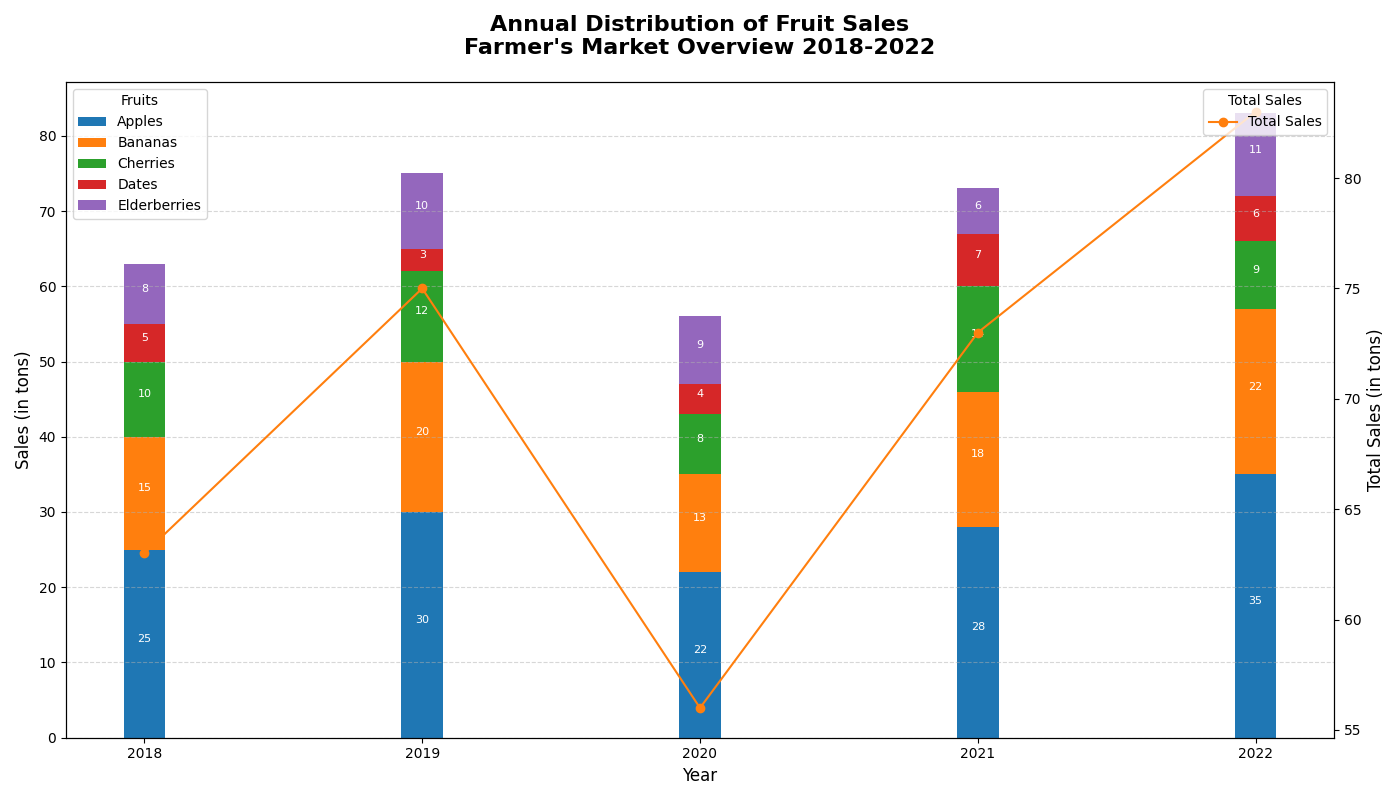

Generate this figure with Python:
import matplotlib.pyplot as plt
import numpy as np

# Backstory: Visualize the annual distribution of fruit sales from a farmer's market over a 5-year span
years = ['2018', '2019', '2020', '2021', '2022']
fruits = ['Apples', 'Bananas', 'Cherries', 'Dates', 'Elderberries']

# Data representing the annual sales (in tons) for each type of fruit
sales_data = {
    'Apples': [25, 30, 22, 28, 35],
    'Bananas': [15, 20, 13, 18, 22],
    'Cherries': [10, 12, 8, 14, 9],
    'Dates': [5, 3, 4, 7, 6],
    'Elderberries': [8, 10, 9, 6, 11]
}

# Calculate the positions
years_count = len(years)
fruit_count = len(fruits)
bar_width = 0.15
year_positions = np.arange(years_count)

# Setting up the subplots for stacked bar chart and line chart with the same x-axis
fig, ax1 = plt.subplots(figsize=(14, 8))

# Plotting stacked bar chart of fruit sales
bottoms = np.zeros(years_count)
bars = []
for fruit, sales in sales_data.items():
    bars.append(ax1.bar(year_positions, sales, bar_width, bottom=bottoms, label=fruit))
    bottoms += np.array(sales)

# Adding text annotations for bars
for bar in bars:
    for rect in bar:
        height = rect.get_height()
        ax1.text(rect.get_x() + rect.get_width()/2., rect.get_y() + height/2, f'{int(height)}',
                 ha='center', va='bottom', fontsize=8, color='white')

# Line chart subplot for total annual sales
total_sales = [sum(sales) for sales in zip(*sales_data.values())]
ax2 = ax1.twinx()
line = ax2.plot(years, total_sales, color='tab:orange', marker='o', label='Total Sales')

# Customizing the plot
ax1.set_title("Annual Distribution of Fruit Sales\nFarmer's Market Overview 2018-2022", fontsize=16, weight='bold', pad=20)
ax1.set_xlabel("Year", fontsize=12)
ax1.set_ylabel("Sales (in tons)", fontsize=12)
ax2.set_ylabel("Total Sales (in tons)", fontsize=12)
ax1.set_xticks(year_positions)
ax1.set_xticklabels(years)
ax1.legend(loc='upper left', title="Fruits")
ax2.legend(loc='upper right', title="Total Sales")

# Adding a grid for better readability
ax1.grid(True, axis='y', linestyle='--', alpha=0.5)

# Display the plot
plt.tight_layout()
plt.show()
